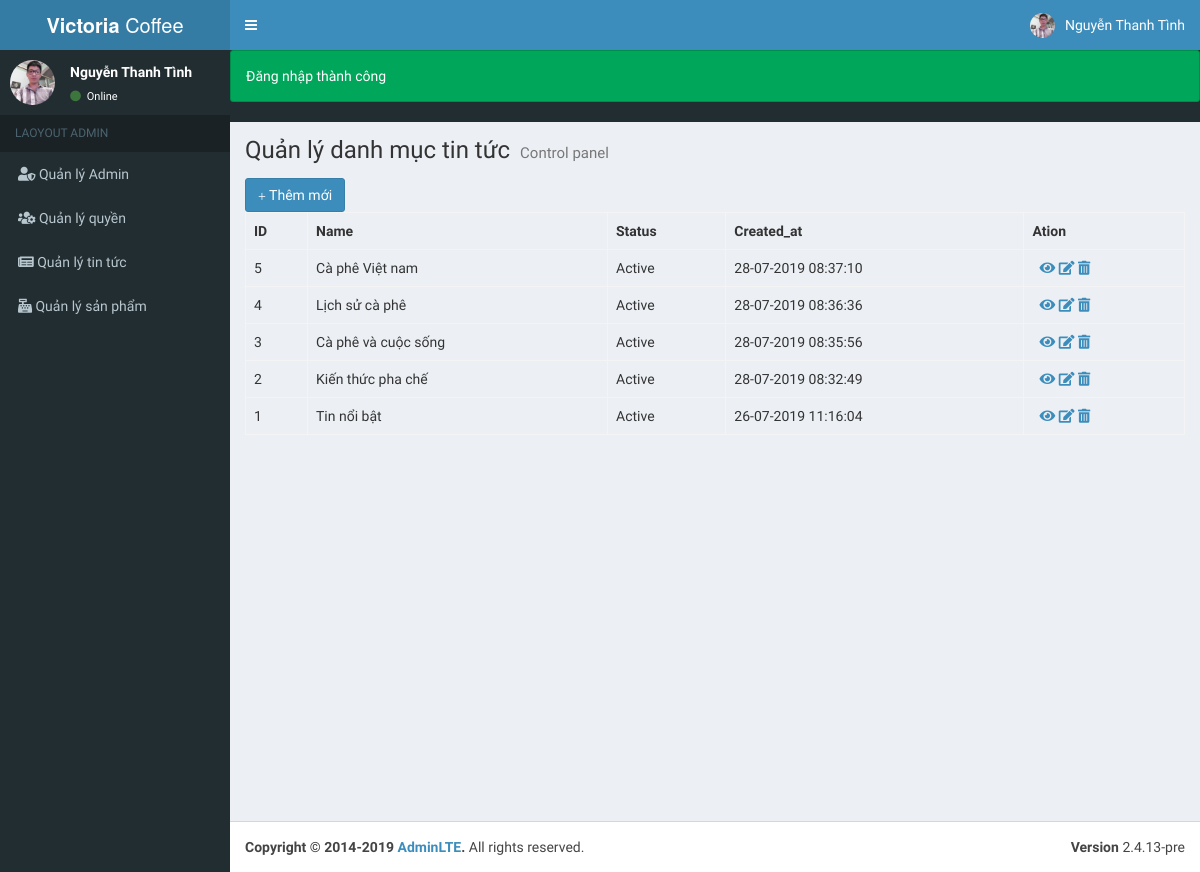
The page /backend/index.php?controller=category&action=index (signed in) on the database its author committed.
### tables this page shows
CREATE TABLE IF NOT EXISTS `categories` (
`id` int(11) NOT NULL COMMENT 'khóa chính',
  `name` varchar(255) DEFAULT NULL COMMENT 'Tên danh mục',
  `description` text COMMENT 'Mô tả thêm cho danh mục',
  `status` tinyint(3) DEFAULT '0' COMMENT 'Trạng thái danh mục: 0 - disabled, 1 - active',
  `created_at` timestamp NOT NULL DEFAULT CURRENT_TIMESTAMP COMMENT 'Ngày tạo danh mục, sinh tự động theo thời gian hiện tại'
);

### backend/controllers/CategoryController.php (called while the page is built, shortened)
<?php
require_once 'models/Category.php';
class CategoryController extends Controller
{
  public function index()
  {
    $categoryModel = new Category();
    $categories = $categoryModel->getAllPagination();
    require_once 'views/categories/index.php';
  }
}

### backend/index.php (called while the page is built, shortened)
<?php
$action = isset($_GET['action']) ?
    $_GET['action'] : 'show';
$object = new $controllerClass;
$object->$action();

### backend/models/Model.php (called while the page is built, shortened)
<?php
class Model {
    public $per_page = 5;
    public function __construct()
    {
        $this->page = (int)!isset($_GET['page']) ? 1 : $_GET['page'];
        $this->startpoint = ($this->page * $this->per_page) - $this->per_page;
    }
}

### backend/models/Category.php (called while the page is built, shortened)
<?php
require_once 'models/Model.php';
class Category extends Model
{
  public function getAllPagination()
  {
    $connection = $this->openConnection();
    $querySelect = "SELECT * FROM categories
                    ORDER BY categories.id DESC
                    LIMIT {$this->startpoint}, {$this->per_page}";
    $results = mysqli_query($connection, $querySelect);
    $categories = [];
    if (mysqli_num_rows($results) > 0) {
      $categories = mysqli_fetch_all($results, MYSQLI_ASSOC);
    }
    return $categories;
  }
}

### backend/views/categories/index.php (the view, shortened to what this page needs)
<?php include_once 'views/layouts/header.php' ?>
<div class="content-wrapper">
    <section class="content-header">
        <h1>
            Quản lý danh mục tin tức
            <small>Control panel</small>
        </h1>
    </section>
    <section class="content">
        <a class="btn btn-primary"
           href="index.php?controller=category&action=create">
            <span class="glyphicon glyphicon-plus"></span>
            Thêm mới
        </a>
        <table class="table table-bordered">
            <tr>
                <th>ID</th>
                <th>Name</th>
                <th>Status</th>
                <th>Created_at</th>
                <th>Ation</th>
            </tr>
            <?php if (!empty($categories)): ?>
                <?php foreach ($categories as $category): ?>
                    <tr>
                        <td>
                            <?php echo $category['id']; ?>
                        </td>
                        <td>
                            <?= $category['name']; ?>
                        </td>
                        <td>
                            <?php
                            $statusText = '';
                            switch ($category['status']) {
                                case Category::STATUS_ENABLED: $statusText = 'Active';
                                break;
                            }
                            echo $statusText;
                            ?>
                        </td>
                        <td>
                            <?php
                            echo date('d-m-Y H:i:s',
                                strtotime($category['created_at']));
                            ?>
                        </td>
                        <td>
                            <?php
                            $urlDetail = 'index.php?controller=category&action=detail&id=' . $category['id'];
                            $urlUpdate = 'index.php?controller=category&action=update&id=' . $category['id'];
                            $urlDelete = 'index.php?controller=category&action=delete&id=' . $category['id'];
                            ?>                          &nbsp;
                            <a href="<?php echo $urlDetail?>"><i class="fas fa-eye"></i></a>
                            <a href="<?php echo $urlUpdate?>"><i class="fas fa-edit"></i></a>
                            <a href="<?php echo $urlDelete?>" onclick="return confirm('Bạn có chắc chắn muốn xóa bản ghi này không?')"><i class="fas fa-trash-alt"></i></a>&nbsp;
                        </td>
                    </tr>
                <?php endforeach; ?>
            <?php endif; ?>
        </table>
    </section>
</div>
<?php include_once 'views/layouts/footer.php' ?>

### backend/views/layouts/header.php (shortened to what this page needs)
<!DOCTYPE html>
<html>
<head>
    <link rel="stylesheet" href="assets/css/bootstrap.min.css">
    <link rel="stylesheet" href="assets/css/font-awesome.min.css">
    <link rel="stylesheet" href="assets/css/all.min.css"/>
    <link rel="stylesheet" href="assets/css/AdminLTE.min.css">
    <link rel="stylesheet" href="assets/css/_all-skins.min.css">
    <link rel="stylesheet" href="assets/css/style.css">
</head>
<body class="hold-transition skin-blue sidebar-mini">
<?php if (isset($_SESSION['admin'])): ?>
<div class="wrapper">
    <header class="main-header">
        <a href="index2.html" class="logo">
            <span class="logo-lg"><b>Victoria</b>  Coffee</span>
        </a>
        <nav class="navbar navbar-static-top">
            <a href="#" class="sidebar-toggle" data-toggle="push-menu" role="button" id="hide_menu" onclick="myfunction()"></a>
            <div class="navbar-custom-menu">
                <ul class="nav navbar-nav">
                    <li class="dropdown user user-menu">
                        <a href="#" class="dropdown-toggle" data-toggle="dropdown">
                            <img src="assets/images/avatar.jpg" class="user-image" alt="User Image">
                            <span class="hidden-xs">Nguyễn Thanh Tình</span>
                        </a>
                    </li>
                </ul>
            </div>
        </nav>
    </header>
    <aside class="main-sidebar">
        <section class="sidebar">
            <div class="user-panel">
                <div class="pull-left image">
                    <img src="assets/images/avatar.jpg" class="img-circle" alt="User Image">
                </div>
                <div class="pull-left info">
                    <p>Nguyễn Thanh Tình</p>
                    <a href="#"><i class="fa fa-circle text-success"></i> Online</a>
                </div>
            </div>
            <ul class="sidebar-menu" data-widget="tree">
                <li class="header">LAOYOUT ADMIN</li>
                <li>
                    <a href="index.php?controller=admin&action=index">
                        <i class="fas fa-user-shield"></i> <span> Quản lý Admin</span>
                    </a>
                </li>
                <li >
                    <a href="index.php?controller=role&action=index">
                        <i class="fas fa-users-cog"></i> <span id="category"> Quản lý quyền</span>
                    </a>
                </li>
                <li id="menu_news">
                    <a>
                        <i class="fas fa-newspaper"></i> <span> Quản lý tin tức</span>
                    </a>
                </li>
                <li id="menu_sp">
                    <a >
                        <i class="fas fa-cash-register"></i> <span id="category"> Quản lý sản phẩm</span>
                    </a>
                </li>
            </ul>
        </section>
    </aside>
    <div style="margin-left: 230px">
        <?php  if(isset($_SESSION['success'])):?>
            <div class="alert alert-success">
                <?php
                echo $_SESSION['success'] ;
                ?>
            </div>
        <?php  endif; ?>
    </div>
    <?php endif;?>

### backend/views/layouts/footer.php (shortened to what this page needs)
<?php if(isset($_SESSION['admin'])):?>
<footer class="main-footer">
    <div class="pull-right hidden-xs">
        <b>Version</b> 2.4.13-pre
    </div>
    <strong>Copyright &copy; 2014-2019 <a href="https://adminlte.io">AdminLTE</a>.</strong> All rights
    reserved.
</footer>
</div>
<?php endif;?>
</body>
</html>

### rows shown on the page
categories: id "5", name "Cà phê Việt nam", status "Active", created_at "28-07-2019 08:37:10"
categories: id "4", name "Lịch sử cà phê", status "Active", created_at "28-07-2019 08:36:36"
categories: id "3", name "Cà phê và cuộc sống", status "Active", created_at "28-07-2019 08:35:56"
categories: id "2", name "Kiến thức pha chế", status "Active", created_at "28-07-2019 08:32:49"
categories: id "1", name "Tin nổi bật", status "Active", created_at "26-07-2019 11:16:04"

### other values the page prints
$_SESSION['success'] "Đăng nhập thành công"
